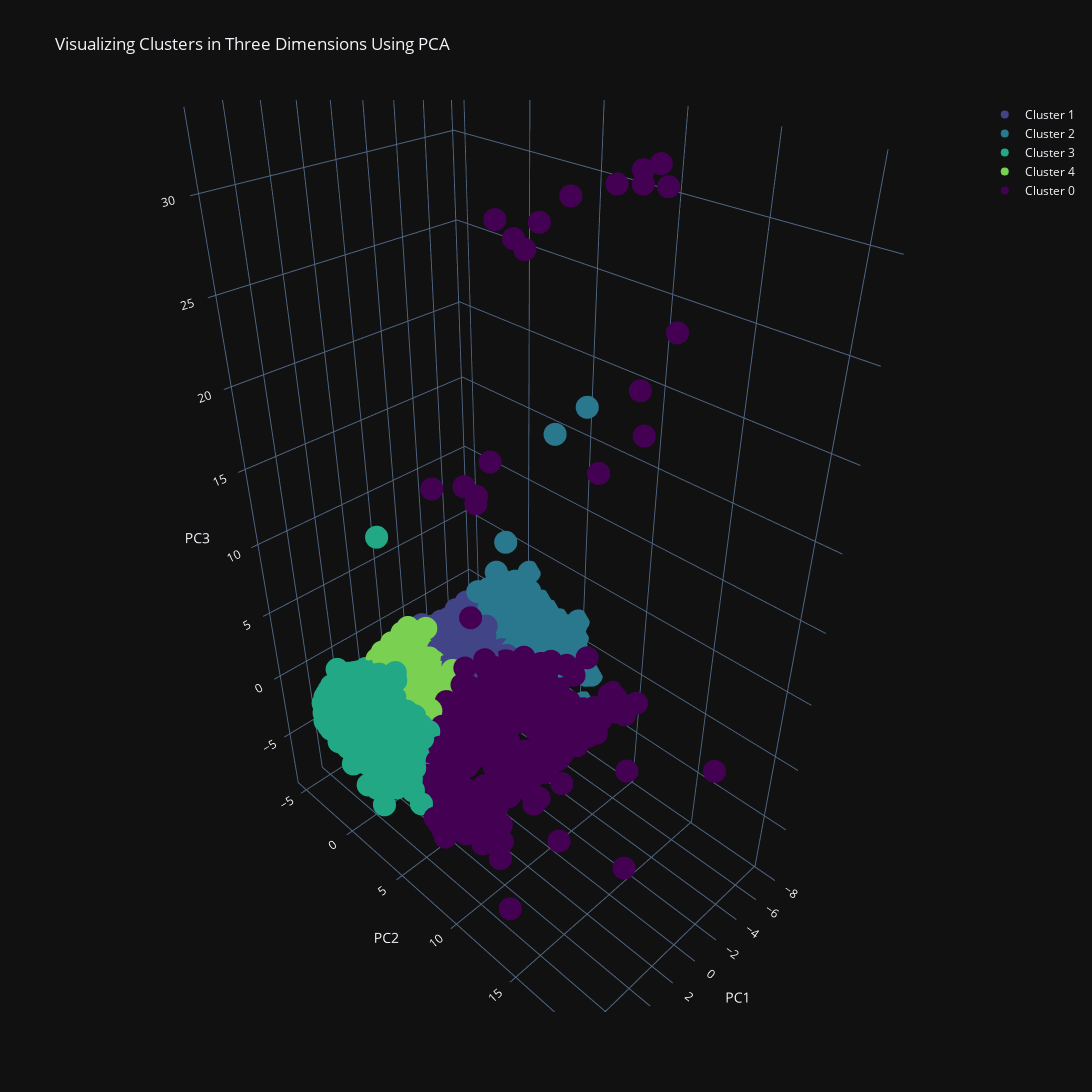

The code cell stored with this chart in its notebook:
### Code cell
#PCA with three principal components
pca_3d = PCA(n_components=3, random_state=seed)
PCs_3d = pd.DataFrame(pca_3d.fit_transform(full_results["vector"].tolist()))
print(f"Explained variances of the 3 principal components: {round(np.cumsum(pca_3d.explained_variance_ratio_)[-1], 3)}")
init_notebook_mode(connected=True)
PCs_3d.columns = ["PC1_3d", "PC2_3d", "PC3_3d"]
results_reset = full_results.reset_index(drop=True)
plot_clusters_3d(pd.concat([results_reset, PCs_3d], axis=1, join='inner'))

### Figure 1 — Plotly figure (JSON) as saved in the notebook; plotly's stock layout.template omitted (floating-point values rounded to 4 significant figures; data arrays with more than 128 entries replaced by an {"elided": "..."} marker saying what was removed)
{"data": [{"marker": {"color": "#414487"}, "mode": "markers", "name": "Cluster 1", "x": {"elided": "2616 float values"}, "y": {"elided": "2616 float values"}, "z": {"elided": "2616 float values"}, "type": "scatter3d"}, {"marker": {"color": "#2a788e"}, "mode": "markers", "name": "Cluster 2", "x": {"elided": "2815 float values"}, "y": {"elided": "2815 float values"}, "z": {"elided": "2815 float values"}, "type": "scatter3d"}, {"marker": {"color": "#22a884"}, "mode": "markers", "name": "Cluster 3", "x": {"elided": "1964 float values"}, "y": {"elided": "1964 float values"}, "z": {"elided": "1964 float values"}, "type": "scatter3d"}, {"marker": {"color": "#7ad151"}, "mode": "markers", "name": "Cluster 4", "x": {"elided": "2192 float values"}, "y": {"elided": "2192 float values"}, "z": {"elided": "2192 float values"}, "type": "scatter3d"}, {"marker": {"color": "#440154"}, "mode": "markers", "name": "Cluster 0", "x": {"elided": "413 float values"}, "y": {"elided": "413 float values"}, "z": {"elided": "413 float values"}, "type": "scatter3d"}], "layout": {"height": 1200, "scene": {"xaxis": {"ticklen": 5, "title": {"text": "PC1"}, "zeroline": false}, "yaxis": {"ticklen": 5, "title": {"text": "PC2"}, "zeroline": false}, "zaxis": {"ticklen": 5, "title": {"text": "PC3"}, "zeroline": false}}, "title": {"text": "Visualizing Clusters in Three Dimensions Using PCA"}, "width": 1600}}
